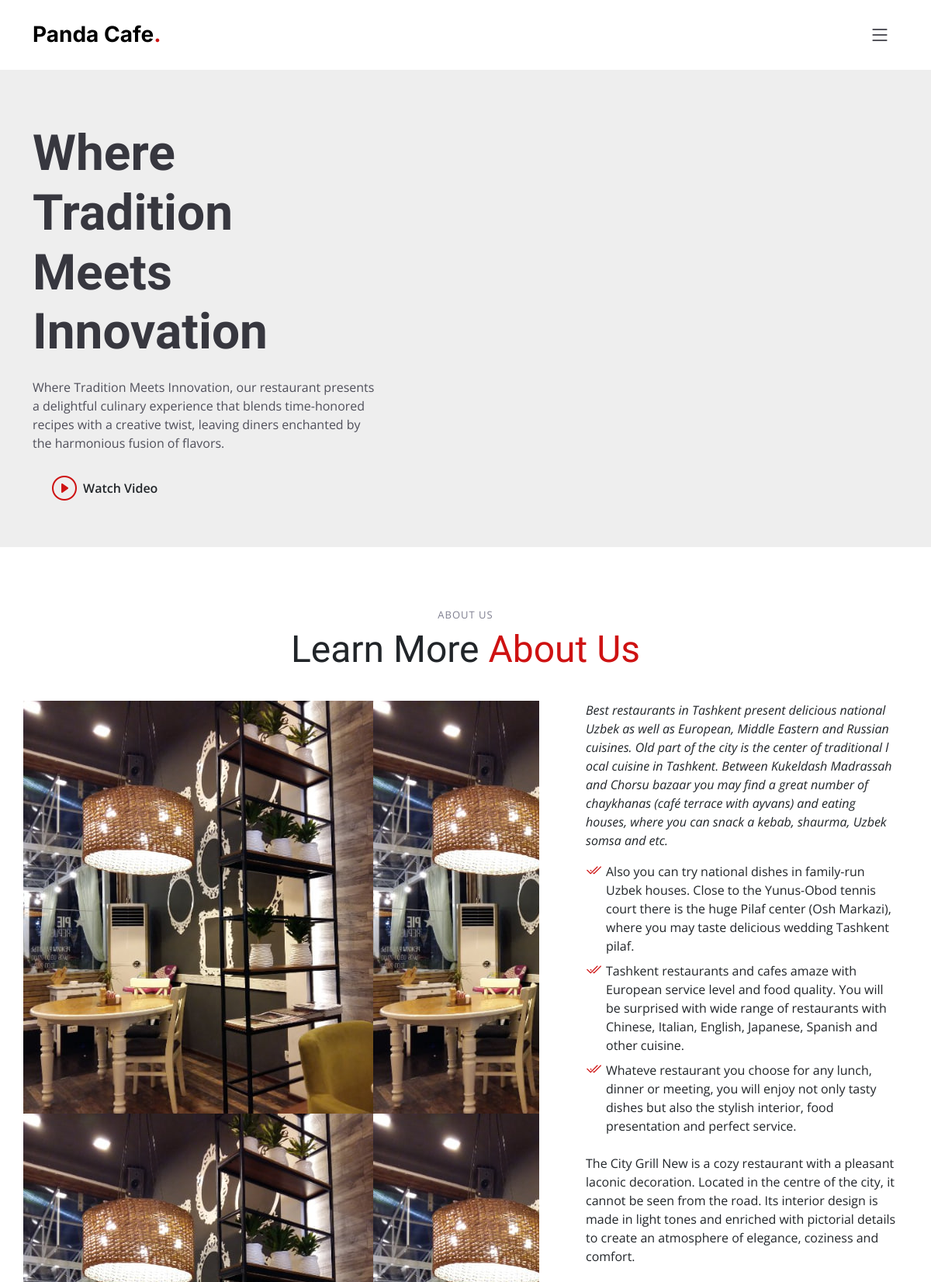
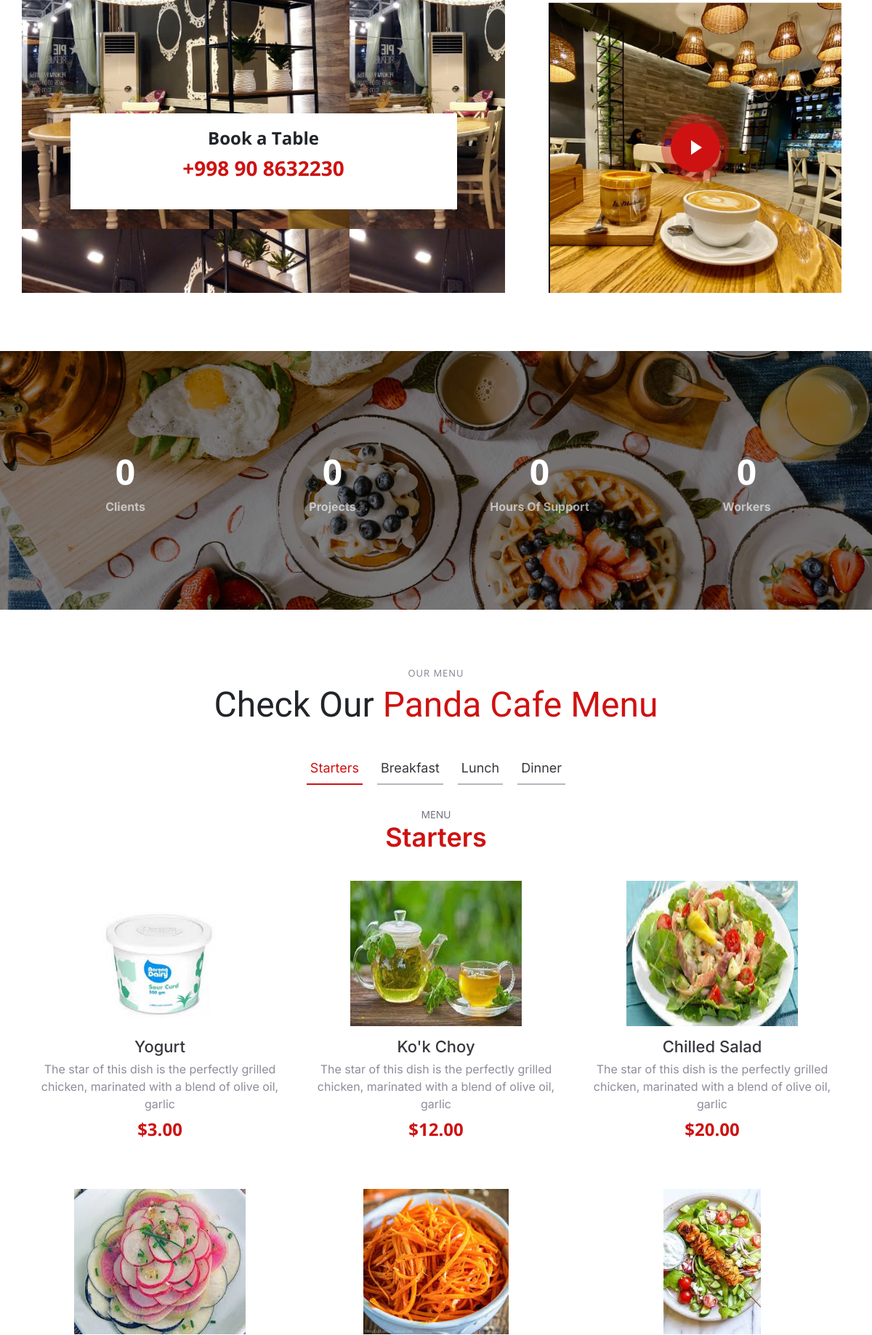
The page / (upper part) on the database its author committed (2 pictures, top to bottom).
### app/models.py (models this page shows, shortened)
class Food(models.Model):
    image = models.ImageField(upload_to='food/')
    title = models.CharField(max_length=55)
    description = models.TextField()
    price = models.DecimalField(max_digits=7, decimal_places=2)
    category = models.ForeignKey('app.Category', null=True, blank=True, on_delete=models.CASCADE)
    class Meta:
        verbose_name = 'Food'
        verbose_name_plural = 'Foods'

### app/views.py (the view)
# urls.py: path('', Indexpage.as_view(), name='index'),
class Indexpage(ListView):
    starter = Food.objects.all()
    breakfast = Food.objects.all()
    chef = Chef.objects.all()
    lunch = Food.objects.all()
    dinner = Food.objects.all()
    template_name = 'index.html'
    model = Food
    extra_context = {
        'starter': starter,
        'breakfast': breakfast,
        'lunch': lunch,
        'dinner': dinner,
        'chef': chef
    }

### templates/index.html (shortened to what this page needs)
{% load static %}
<!DOCTYPE html>
<html lang="en">
<head>
  <link href="{% static 'vendor/bootstrap/css/bootstrap.min.css' %}" rel="stylesheet">
  <link href="{% static 'vendor/bootstrap-icons/bootstrap-icons.css' %}" rel="stylesheet">
  <link href="{% static 'vendor/aos/aos.css' %}" rel="stylesheet">
  <link href="{% static 'vendor/glightbox/css/glightbox.min.css' %}" rel="stylesheet">
  <link href="{% static 'vendor/swiper/swiper-bundle.min.css' %}" rel="stylesheet">
  <link href="{% static 'css/main.css' %}" rel="stylesheet">
</head>
<body>
  <header id="header" class="header fixed-top d-flex align-items-center">
    <div class="container d-flex align-items-center justify-content-between">
      <a href="{% url 'index' %}" class="logo d-flex align-items-center me-auto me-lg-0">
        <h1>Panda Cafe<span>.</span></h1>
      </a>
      <i class="mobile-nav-toggle mobile-nav-show bi bi-list"></i>
    </div>
  </header>
  <section id="hero" class="hero d-flex align-items-center section-bg">
    <div class="container">
      <div class="row justify-content-between gy-5">
        <div class="col-lg-5 order-2 order-lg-1 d-flex flex-column justify-content-center align-items-center align-items-lg-start text-center text-lg-start">
          <h2 data-aos="fade-up">Where Tradition <br>Meets Innovation</h2>
          <p data-aos="fade-up" data-aos-delay="100">Where Tradition Meets Innovation, our restaurant presents a delightful
              culinary experience that blends time-honored recipes with a creative twist,
              leaving diners enchanted by the harmonious fusion of flavors.</p>
          <div class="d-flex" data-aos="fade-up" data-aos-delay="200">
            <a href="https://www.youtube.com/watch?v=o9w7GraNlxE" class="glightbox btn-watch-video d-flex align-items-center"><i class="bi bi-play-circle"></i><span>Watch Video</span></a>
          </div>
        </div>
        <div class="col-lg-5 order-1 order-lg-2 text-center text-lg-start">
        </div>
      </div>
    </div>
  </section>
  <main id="main">
    <section id="about" class="about">
      <div class="container" data-aos="fade-up">
        <div class="section-header">
          <h2>About Us</h2>
          <p>Learn More <span>About Us</span></p>
        </div>
        <div class="row gy-4">
          <div class="col-lg-7 position-relative about-img" style="background-image: url({% static 'img/photo2.jpg' %}) ;" data-aos="fade-up" data-aos-delay="150">
            <div class="call-us position-absolute">
              <h4>Book a Table</h4>
              <p>+998 90 8632230</p>
            </div>
          </div>
          <div class="col-lg-5 d-flex align-items-end" data-aos="fade-up" data-aos-delay="300">
            <div class="content ps-0 ps-lg-5">
              <p class="fst-italic">
                Best restaurants in Tashkent present delicious national Uzbek as well as European,
                  Middle Eastern and Russian cuisines. Old part of the city is the center of traditional l
                  ocal cuisine in Tashkent. Between Kukeldash Madrassah and Chorsu bazaar you may find a
                  great number of chaykhanas (café terrace with ayvans)
                  and eating houses, where you can snack a kebab, shaurma, Uzbek somsa and etc.
              </p>
              <ul>
                <li><i class="bi bi-check2-all"></i>  Also you can try national dishes in family-run Uzbek houses.
                    Close to the Yunus-Obod tennis court there is the huge Pilaf center (Osh Markazi),
                    where you may taste delicious wedding Tashkent pilaf.</li>
                <li><i class="bi bi-check2-all"></i> Tashkent restaurants and cafes amaze with
                    European service level and food quality. You will be surprised with wide range of
                    restaurants with Chinese, Italian, English,
                    Japanese, Spanish and other cuisine.</li>
                <li><i class="bi bi-check2-all"></i> Whateve restaurant you choose for any lunch, dinner or meeting,
                    you will enjoy not only tasty dishes but also the stylish interior, food presentation and perfect
                    service.
                </li>
              </ul>
              <p>
                The City Grill New is a cozy restaurant with a pleasant laconic decoration. Located
                  in the centre of the city, it cannot be seen from the road. Its interior design is made
                  in light tones and enriched with pictorial details to create an atmosphere of elegance, coziness and comfort.
              </p>
              <div class="position-relative mt-4">
                <img src="{% static 'img/photo1.jpg' %}" style="width: 500px; height: 400px" class="img-fluid" alt="">
                <a href="https://www.youtube.com/watch?v=pQ9m8yKjMrc" class="glightbox play-btn"></a>
              </div>
            </div>
          </div>
        </div>
      </div>
    </section>
    <section id="stats-counter" class="stats-counter">
      <div class="container" data-aos="zoom-out">
        <div class="row gy-4">
          <div class="col-lg-3 col-md-6">
            <div class="stats-item text-center w-100 h-100">
              <span data-purecounter-start="0" data-purecounter-end="232" data-purecounter-duration="1" class="purecounter"></span>
              <p>Clients</p>
            </div>
          </div>
          <div class="col-lg-3 col-md-6">
            <div class="stats-item text-center w-100 h-100">
              <span data-purecounter-start="0" data-purecounter-end="521" data-purecounter-duration="1" class="purecounter"></span>
              <p>Projects</p>
            </div>
          </div>
          <div class="col-lg-3 col-md-6">
            <div class="stats-item text-center w-100 h-100">
              <span data-purecounter-start="0" data-purecounter-end="1453" data-purecounter-duration="1" class="purecounter"></span>
              <p>Hours Of Support</p>
            </div>
          </div>
          <div class="col-lg-3 col-md-6">
            <div class="stats-item text-center w-100 h-100">
              <span data-purecounter-start="0" data-purecounter-end="32" data-purecounter-duration="1" class="purecounter"></span>
              <p>Workers</p>
            </div>
          </div>
        </div>
      </div>
    </section>
    <section id="menu" class="menu">
      <div class="container" data-aos="fade-up">
        <div class="section-header">
          <h2>Our Menu</h2>
          <p>Check Our <span>Panda Cafe Menu</span></p>
        </div>
        <ul class="nav nav-tabs d-flex justify-content-center" data-aos="fade-up" data-aos-delay="200">
          <li class="nav-item">
            <a class="nav-link active show" data-bs-toggle="tab" data-bs-target="#menu-starters">
              <h4>Starters</h4>
            </a>
          </li>
          <li class="nav-item">
            <a class="nav-link " data-bs-toggle="tab" data-bs-target="#menu-breakfast">
              <h4>Breakfast</h4>
            </a>
          </li>
          <li class="nav-item">
            <a class="nav-link" data-bs-toggle="tab" data-bs-target="#menu-lunch">
              <h4>Lunch</h4>
            </a>
          </li>
          <li class="nav-item">
            <a class="nav-link" data-bs-toggle="tab" data-bs-target="#menu-dinner">
              <h4>Dinner</h4>
            </a>
          </li>
        </ul>
        <div class="tab-content" data-aos="fade-up" data-aos-delay="300">
          <div class="tab-pane fade active show" id="menu-starters">
            <div class="tab-header text-center">
              <p>Menu</p>
              <h3>Starters</h3>
            </div>
            <div class="row gy-5">
                {% for starter in food_list|slice:':6'  %}
                  <div class="col-lg-4 menu-item">
                    <a href="#" class="glightbox"><img src="{{ starter.image.url }}" style="height: 200px" class="menu-img img-fluid" alt=""></a>
                    <h4>{{ starter.title }}</h4>
                    <p class="ingredients" style="text-align: center">
                      {{ starter.description|slice:':99' }}
                    </p>
                    <p class="price">
                      ${{ starter.price }}
                    </p>
                          </div>
                {% endfor %}
            </div>
          </div>
        </div>
      </div>
    </section>
  </main>
</body>
</html>

### rows shown on the page
Food: image (picture), title "Yogurt", description "The star of this dish is the perfectly grilled chicken, marinated with a blend of olive oil, garlic", price "3.00"
Food: image (picture), title "Ko'k Choy", description "The star of this dish is the perfectly grilled chicken, marinated with a blend of olive oil, garlic", price "12.00"
Food: image (picture), title "Chilled Salad", description "The star of this dish is the perfectly grilled chicken, marinated with a blend of olive oil, garlic", price "20.00"
Food: image (picture)
Food: image (picture)
Food: image (picture)
